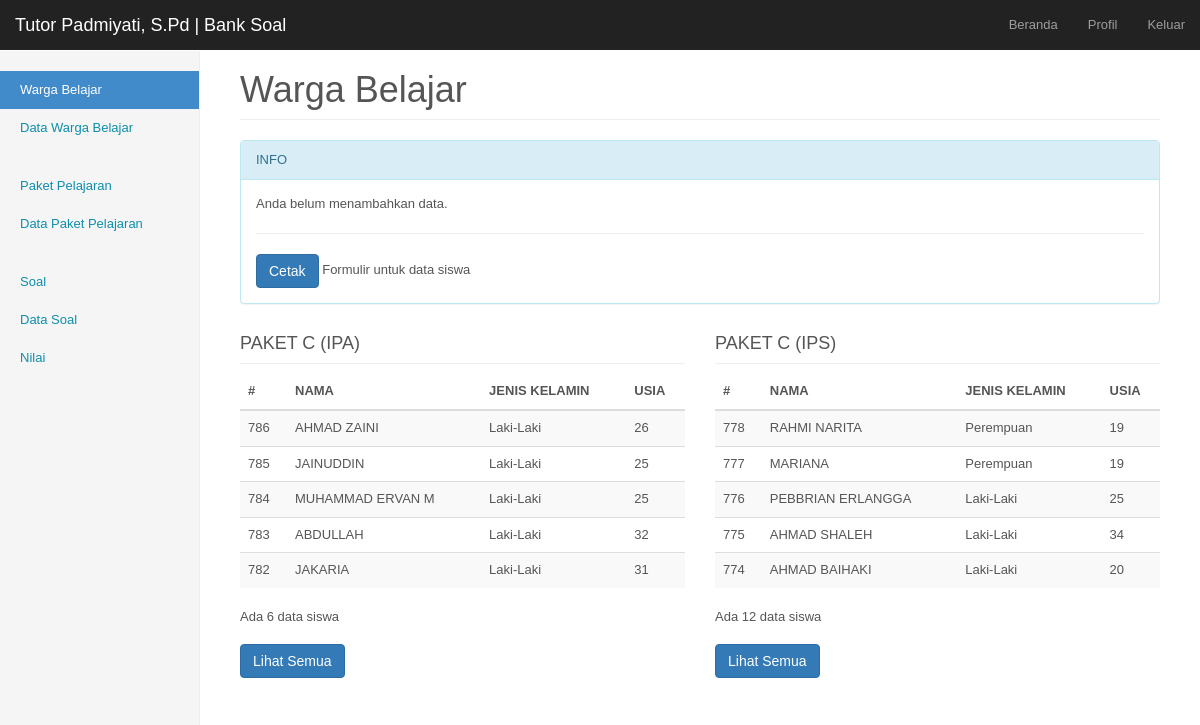
The app's page /tutor/index.php?p=siswa (signed in) with its own data.
### tables this page shows
CREATE TABLE IF NOT EXISTS `guru` (
  `id_guru` int(3) NOT NULL AUTO_INCREMENT,
  `nip` varchar(22) NOT NULL,
  `nama` varchar(85) NOT NULL,
  `jenis_kelamin` enum('l','p') NOT NULL,
  `tempat_lahir` varchar(75) NOT NULL,
  `tanggal_lahir` date NOT NULL,
  `alamat` varchar(150) NOT NULL,
  `id_sekolah` int(4) NOT NULL,
  `sebagai` enum('guru','admin') NOT NULL,
  `pendidikan_akhir` varchar(30) NOT NULL,
  `username` varchar(20) NOT NULL,
  `password` varchar(12) NOT NULL,
  `tgl_input` date NOT NULL,
  PRIMARY KEY (`id_guru`)
);

CREATE TABLE IF NOT EXISTS `menu` (
  `id_menu` int(2) NOT NULL AUTO_INCREMENT,
  `login` enum('guru','admin','semua') NOT NULL,
  `menu` varchar(250) NOT NULL,
  `link` varchar(450) NOT NULL,
  `tempat` enum('atas','bawah') NOT NULL,
  `level` int(1) NOT NULL,
  PRIMARY KEY (`id_menu`)
);

CREATE TABLE IF NOT EXISTS `siswa` (
  `id_siswa` int(4) NOT NULL AUTO_INCREMENT,
  `nama` varchar(75) NOT NULL,
  `jenis_kelamin` enum('l','p') NOT NULL,
  `username` varchar(6) NOT NULL,
  `password` varchar(4) NOT NULL,
  `id_paket` int(1) NOT NULL,
  `tempat_lahir` varchar(75) NOT NULL,
  `tanggal_lahir` date NOT NULL,
  `alamat_siswa` text NOT NULL,
  `id_sekolah` int(4) NOT NULL,
  `pendidikan_akhir` varchar(15) NOT NULL,
  `id_input` int(3) NOT NULL,
  `tgl_input` date NOT NULL,
  `lihat` date NOT NULL,
  PRIMARY KEY (`id_siswa`)
);

### tutor/index.php (called while the page is built)
<?php
	require "halaman.php";
?>

### tutor/include/page-siswa.php (the view, shortened to what this page needs)
<?php
	$bulan=array("","Januari","Februari","Maret","April","Mei","Juni","Juli","Agustus","September","Oktober","November","Desember");
	$querycaritanggalpp=mysql_query("SELECT tgl_input FROM siswa WHERE id_input='$admin[id_guru]' GROUP BY tgl_input ORDER BY tgl_input DESC");
	$caritanggalpp=mysql_fetch_array($querycaritanggalpp);
	$banyakdata=mysql_num_rows(mysql_query("SELECT * FROM siswa WHERE id_input='$admin[id_guru]' AND tgl_input='$caritanggalpp[0]'"));
	$tglinputpp=explode("-",$caritanggalpp[0]);
	echo "<div class=\"panel panel-info\">
	<div class=\"panel-heading\">INFO</div>
    <div class=\"panel-body\">
	";
	if($banyakdata>0){
		echo "Anda telah menambahkan $banyakdata data terakhir kali pada ".$tglinputpp[2] ." ". $bulan[$tglinputpp[1]] ." ". $tglinputpp[0];
	}
	else {
		echo "Anda belum menambahkan data. ";
	}
	echo "
	<br /><hr />
	<a href=\"cetak/cetak-form-siswa.php?print=yes\" target=\"_blank\" class=\"btn btn-primary\" id=\"btn-cetakformulir-siswa\">Cetak</a> Formulir untuk data siswa
	</div>
</div>
	";
	echo "<div class=\"row\">
		";
		$querypaket=mysql_query("SELECT p.paket, s.id_paket FROM siswa as s, paket as p WHERE s.id_paket=p.id_paket AND s.id_sekolah='$admin[id_sekolah]' GROUP BY s.id_paket");
		while($paket=mysql_fetch_array($querypaket)){
			echo "<div class=\"col-sm-6\">
				<h4 class=\"sub-header\">PAKET $paket[0] <img src=\"../img/loading.gif\" style='width:20px; height:20px' class='loading-siswa' id='loadingsiswa-$paket[1]-$sekolah[1]' /></h4>
				<table class=\"table table-striped table-hover\">
					<thead>
						<tr>
							<th>#</th>
							<th>NAMA</th>
							<th>JENIS KELAMIN</th>
							<th>USIA</th>
						</tr>
					</thead>
					<tbody  id=\"tabel-$paket[1]-$admin[id_sekolah]\">
			";
			$querysiswa=mysql_query("SELECT id_siswa, nama, jenis_kelamin, tanggal_lahir FROM siswa WHERE id_paket=$paket[1] AND id_sekolah='$admin[id_sekolah]' ORDER BY id_siswa DESC limit 5");
			while($siswa=mysql_fetch_array($querysiswa)){
				if($siswa[2]=="l") $jk="Laki-Laki";
				else $jk="Perempuan";
				$tgl_lahir=explode("-",$siswa[3]);
				$usia=date("Y") - $tgl_lahir[0];
				echo "<tr>
					<td>$siswa[0]</td>
					<td>$siswa[1]</td>
					<td>$jk</td>
					<td>$usia</td>
				</tr>";
			}
			echo "
					</tbody>
				</table>
			";
			$banyaksiswa=mysql_num_rows(mysql_query("SELECT id_siswa, nama, jenis_kelamin, tanggal_lahir FROM siswa WHERE id_paket=$paket[1] AND id_sekolah='$admin[id_sekolah]' ORDER BY id_siswa DESC"));
			echo "Ada $banyaksiswa data siswa<br /><br />";
			if($banyaksiswa>5){
				echo "<button type=\"button\" class=\"btn btn-primary lihat-siswa\" id='siswa-$paket[1]-$admin[id_sekolah]'>Lihat Semua</button>
				<button type=\"button\" class=\"btn btn-primary kembali-siswa\" id=\"kembali-$paket[1]-$admin[id_sekolah]\" style=\"display:none\">Kembali</button>
				";
			}
			echo "
			</div>
			";
		}
		echo "
			</div>
		";
?>
</div>

### tutor/halaman.php (shortened to what this page needs)
<?php
	$queryadmin=mysql_query("SELECT * FROM guru WHERE id_guru='$_SESSION[id_admin]'");
	$admin=mysql_fetch_array($queryadmin);
	if($admin['sebagai']=="guru"){
?>
<!DOCTYPE html PUBLIC "-//W3C//DTD XHTML 1.0 Transitional//EN" "http://www.w3.org/TR/xhtml1/DTD/xhtml1-transitional.dtd">
<html xmlns="http://www.w3.org/1999/xhtml">
<head>
<link rel="stylesheet" type="text/css" href="../css/bootstrap.css" />
<link rel="stylesheet" type="text/css" href="../css/jquery-ui-1.10.4.custom.css" />
<link rel="stylesheet" type="text/css" href="css/halaman-style-admin.css" />
<link rel="stylesheet" type="text/css" href="css/eventCalendar.css" />
<link rel="stylesheet" type="text/css" href="css/eventCalendar_theme_responsive.css" />
</head>
<body data-spy="scroll" data-target="#myScrollspy">
	<nav class="navbar navbar-inverse navbar-fixed-top" role="navigation">
      <div class="container-fluid">
        <div class="navbar-header">
          <a class="navbar-brand" href="#">Tutor <?php echo $admin['nama']; ?> | Bank Soal</a>
        </div>
        <div id="navbar" class="navbar-collapse collapse">
        	<ul class="nav navbar-nav navbar-right">
        	<?php
				$querymenu=mysql_query("SELECT menu, link FROM menu WHERE (login='semua' OR login='guru') AND tempat='atas' ORDER BY level ASC");
				$pagenow=$_GET['p'];
				while($menu1=mysql_fetch_array($querymenu)){
					$menu=explode("-",$menu1['menu']);
					$link=explode("-",$menu1['link']);
					for($i=0;$i<count($menu);$i++){
						if($link[$i]=="?p=" . $pagenow || $link[$i]==$pagenow)
							echo "<li><a href='#' class='aktif-menu'>$menu[$i]</a></li>";
						else
							echo "<li><a href='$link[$i]'>$menu[$i]</a></li>";
					}
				}
			?>
          	</ul>
        </div>
      </div>
    </nav>
    <div class="container-fluid">
    	<div class="row">
        <div class="col-sm-3 col-md-2 sidebar">
        	<?php
				$querymenu2=mysql_query("SELECT menu, link FROM menu WHERE (login='semua' OR login='guru') AND tempat='bawah' ORDER BY level ASC");
				while($menu2=mysql_fetch_array($querymenu2)){
					$menu=explode("-",$menu2['menu']);
					$link=explode("-",$menu2['link']);
					echo "<ul class='nav nav-sidebar'>";
					for($i=0;$i<count($menu);$i++){
						if($link[$i]=="?p=".$pagenow || $link[$i]==$pagenow){
							echo "<li class='active'><a href='#'>$menu[$i]";
							echo "</a></li>";
						}
						else{
							echo "<li><a href='$link[$i]'>$menu[$i]
							";
							echo "</a></li>";
						}
					}
					echo "</ul>";
				}
			?>
        </div>
        <div class="col-sm-9 col-sm-offset-3 col-md-10 col-md-offset-2 main">
            <?php require "include/body-isi.php";
			?>
        </div>
    </div>
</body>
</html>
<?php
	}
?>

### tutor/include/body-isi.php (shortened to what this page needs)
<?php
	$p=$_GET['p'];
	$l="?p=".$p;
	$header="";
	$pagequery=mysql_query("SELECT menu,link FROM menu WHERE link like '%$l%'");
	$page=mysql_fetch_array($pagequery);
	$m=explode("-",$page['menu']);
	$lin=explode("-",$page['link']);
	for($i=0;$i<count($m);$i++){
		if($lin[$i]==$l){
			$header=$m[$i];
		}
	}
	switch($p){
		case 'siswa' :
			echo "<h1 class='page-header'>$header</h1>";
			include "page-siswa.php";
			break;
	}
?>

### tutor/css/halaman-style-admin.css (style rules this page uses)
body { padding-top: 50px; }
.sub-header { padding-bottom: 10px; border-bottom: 1px solid #eee; }
.navbar-fixed-top { border: 0; }
.sidebar { display: none; }
@media (min-width: 768px) { .sidebar { position: fixed; top: 51px; bottom: 0; left: 0; z-index: 1000; display: block; padding: 20px; overflow-x: hidden; overflow-y: auto; background-color: #f5f5f5; border-right: 1px solid #eee; } }
.nav-sidebar { margin-right: -21px; margin-bottom: 20px; margin-left: -20px; }
.nav-sidebar > li > a { padding-right: 20px; padding-left: 20px; }
.nav-sidebar > .active > a, .nav-sidebar > .active > a:hover, .nav-sidebar > .active > a:focus { color: #fff; background-color: #428bca; }
.main { padding: 20px; }
@media (min-width: 768px) { .main { padding-right: 40px; padding-left: 40px; } }
.main .page-header { margin-top: 0; }

### tutor/css/eventCalendar_theme_responsive.css (style rules this page uses)
body { font-family: Arial, "Lucida Grande", sans-serif; font-size: 13px; line-height: 18px; color: #555; background-color:#fff; }
a { color: #0E8EAB }

### records on screen
guru: nama "Padmiyati, S.Pd"
menu: menu "Beranda", menu "Profil", menu "Keluar"
menu: menu "Warga Belajar", menu "Data Warga Belajar"
menu: menu "Paket Pelajaran", menu "Data Paket Pelajaran"
menu: menu "Soal", menu "Data Soal", menu "Nilai"
siswa: id_siswa "786", nama "AHMAD ZAINI", jenis_kelamin "Laki-Laki"
siswa: id_siswa "785", nama "JAINUDDIN", jenis_kelamin "Laki-Laki"
siswa: id_siswa "784", nama "MUHAMMAD ERVAN M", jenis_kelamin "Laki-Laki"
siswa: id_siswa "783", nama "ABDULLAH", jenis_kelamin "Laki-Laki"
siswa: id_siswa "782", nama "JAKARIA", jenis_kelamin "Laki-Laki"
siswa: id_siswa "778", nama "RAHMI NARITA", jenis_kelamin "Perempuan"
siswa: id_siswa "777", nama "MARIANA", jenis_kelamin "Perempuan"
siswa: id_siswa "776", nama "PEBBRIAN ERLANGGA", jenis_kelamin "Laki-Laki"
siswa: id_siswa "775", nama "AHMAD SHALEH", jenis_kelamin "Laki-Laki"
siswa: id_siswa "774", nama "AHMAD BAIHAKI", jenis_kelamin "Laki-Laki"

### other values on screen
$paket[0] "C (IPA)"
$banyaksiswa "6"
$paket[0] "C (IPS)"
$banyaksiswa "12"
